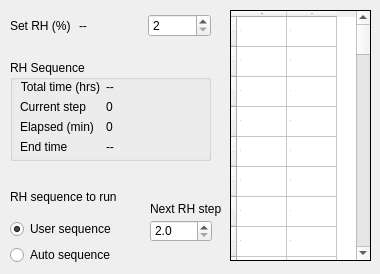
     <widget class="QWidget" name="rh_gen_tab">
      <attribute name="title">
       <string>RH</string>
      </attribute>
      <widget class="QWidget" name="gridLayoutWidget_7">
       <property name="geometry">
        <rect>
         <x>10</x>
         <y>10</y>
         <width>201</width>
         <height>31</height>
        </rect>
       </property>
       <layout class="QGridLayout" name="gridLayout_2">
        <item row="0" column="0">
         <widget class="QLabel" name="set_rh_label">
          <property name="text">
           <string>Set RH (%)</string>
          </property>
         </widget>
        </item>
        <item row="0" column="1">
         <widget class="QLabel" name="rh_display">
          <property name="toolTip">
           <string>&lt;html&gt;&lt;head/&gt;&lt;body&gt;&lt;p&gt;The actual humidity measured by the RH-200 humidity gnerator.&lt;/p&gt;&lt;/body&gt;&lt;/html&gt;</string>
          </property>
          <property name="text">
           <string>--    </string>
          </property>
         </widget>
        </item>
        <item row="0" column="2">
         <widget class="QSpinBox" name="set_rh">
          <property name="toolTip">
           <string>&lt;html&gt;&lt;head/&gt;&lt;body&gt;&lt;p&gt;Set the relative humidity using the RH-200 humidity generator. This is set automatically when a humidity sequence is running.&lt;/p&gt;&lt;/body&gt;&lt;/html&gt;</string>
          </property>
          <property name="minimum">
           <number>2</number>
          </property>
          <property name="singleStep">
           <number>1</number>
          </property>
          <property name="value">
           <number>2</number>
          </property>
         </widget>
        </item>
       </layout>
      </widget>
      <widget class="QGroupBox" name="rh_seq_groupbox">
       <property name="geometry">
        <rect>
         <x>10</x>
         <y>60</y>
         <width>201</width>
         <height>101</height>
        </rect>
       </property>
       <property name="title">
        <string>RH Sequence</string>
       </property>
       <widget class="QWidget" name="formLayoutWidget_3">
        <property name="geometry">
         <rect>
          <x>10</x>
          <y>20</y>
          <width>171</width>
          <height>105</height>
         </rect>
        </property>
        <layout class="QFormLayout" name="seq_indicator_grid">
         <item row="0" column="0">
          <widget class="QLabel" name="tot_seq_time_label">
           <property name="text">
            <string>Total time (hrs)</string>
           </property>
           <property name="alignment">
            <set>Qt::AlignRight|Qt::AlignTrailing|Qt::AlignVCenter</set>
           </property>
          </widget>
         </item>
         <item row="0" column="1">
          <widget class="QLabel" name="tot_rh_seq_time">
           <property name="toolTip">
            <string>Total length of RH sequence in hours.</string>
           </property>
           <property name="text">
            <string>--</string>
           </property>
          </widget>
         </item>
         <item row="1" column="0">
          <widget class="QLabel" name="current_step_label">
           <property name="text">
            <string>Current step</string>
           </property>
           <property name="alignment">
            <set>Qt::AlignRight|Qt::AlignTrailing|Qt::AlignVCenter</set>
           </property>
          </widget>
         </item>
         <item row="1" column="1">
          <widget class="QLabel" name="rh_seq_step">
           <property name="toolTip">
            <string>Current step number of the RH sequence.</string>
           </property>
           <property name="text">
            <string>0</string>
           </property>
          </widget>
         </item>
         <item row="2" column="0">
          <widget class="QLabel" name="elapsed_seq_time_label">
           <property name="text">
            <string>Elapsed (min)</string>
           </property>
          </widget>
         </item>
         <item row="2" column="1">
          <widget class="QLabel" name="elapsed_rh_seq_time">
           <property name="toolTip">
            <string>Elapsed time of the RH sequence.</string>
           </property>
           <property name="text">
            <string>0</string>
           </property>
          </widget>
         </item>
         <item row="3" column="0">
          <widget class="QLabel" name="seq_end_time_label">
           <property name="text">
            <string>End time</string>
           </property>
          </widget>
         </item>
         <item row="3" column="1">
          <widget class="QLabel" name="seq_end_time_display">
           <property name="toolTip">
            <string>Estimated time of completion for the RH sequence.</string>
           </property>
           <property name="text">
            <string>--</string>
           </property>
          </widget>
         </item>
        </layout>
       </widget>
      </widget>
      <widget class="QTableWidget" name="rh_table">
       <property name="geometry">
        <rect>
         <x>230</x>
         <y>10</y>
         <width>141</width>
         <height>251</height>
        </rect>
       </property>
       <property name="font">
        <font>
         <pointsize>-1</pointsize>
        </font>
       </property>
       <property name="toolTip">
        <string>&lt;html&gt;&lt;head/&gt;&lt;body&gt;&lt;p&gt;Sequence of relative humidity to set using the RH-200 relative humidity generator. Time is measured in minutes and relativehumidity (RH) is measured in percent (%). Sequences can be cleared, exported, imported, started, and stopped using the &amp;quot;Humidity&amp;quot; tab on the top menu bar. The sequence can be previewed by selecting the &amp;quot;Preview RH sequence&amp;quot; option in the &amp;quot;RH&amp;quot; tab on the top menu bar.&lt;/p&gt;&lt;/body&gt;&lt;/html&gt;</string>
       </property>
       <property name="frameShape">
        <enum>QFrame::Box</enum>
       </property>
       <property name="frameShadow">
        <enum>QFrame::Plain</enum>
       </property>
       <property name="alternatingRowColors">
        <bool>false</bool>
       </property>
       <property name="selectionMode">
        <enum>QAbstractItemView::ExtendedSelection</enum>
       </property>
       <property name="showGrid">
        <bool>true</bool>
       </property>
       <property name="gridStyle">
        <enum>Qt::SolidLine</enum>
       </property>
       <property name="wordWrap">
        <bool>false</bool>
       </property>
       <property name="cornerButtonEnabled">
        <bool>false</bool>
       </property>
       <attribute name="horizontalHeaderCascadingSectionResizes">
        <bool>false</bool>
       </attribute>
       <attribute name="horizontalHeaderDefaultSectionSize">
        <number>50</number>
       </attribute>
       <attribute name="verticalHeaderCascadingSectionResizes">
        <bool>false</bool>
       </attribute>
       <attribute name="verticalHeaderDefaultSectionSize">
        <number>20</number>
       </attribute>
       <attribute name="verticalHeaderMinimumSectionSize">
        <number>30</number>
       </attribute>
       <attribute name="verticalHeaderShowSortIndicator" stdset="0">
        <bool>false</bool>
       </attribute>
       <row>
        <property name="text">
         <string>1</string>
        </property>
       </row>
       <row>
        <property name="text">
         <string>2</string>
        </property>
       </row>
       <row>
        <property name="text">
         <string>3</string>
        </property>
       </row>
       <row>
        <property name="text">
         <string>4</string>
        </property>
       </row>
       <row>
        <property name="text">
         <string>5</string>
        </property>
       </row>
       <row>
        <property name="text">
         <string>6</string>
        </property>
       </row>
       <row>
        <property name="text">
         <string>7</string>
        </property>
       </row>
       <row>
        <property name="text">
         <string>8</string>
        </property>
       </row>
       <row>
        <property name="text">
         <string>9</string>
        </property>
       </row>
       <row>
        <property name="text">
         <string>10</string>
        </property>
       </row>
       <row>
        <property name="text">
         <string>11</string>
        </property>
       </row>
       <row>
        <property name="text">
         <string>12</string>
        </property>
       </row>
       <row>
        <property name="text">
         <string>13</string>
        </property>
       </row>
       <row>
        <property name="text">
         <string>14</string>
        </property>
       </row>
       <row>
        <property name="text">
         <string>15</string>
        </property>
       </row>
       <row>
        <property name="text">
         <string>16</string>
        </property>
       </row>
       <row>
        <property name="text">
         <string>17</string>
        </property>
       </row>
       <row>
        <property name="text">
         <string>18</string>
        </property>
       </row>
       <row>
        <property name="text">
         <string>19</string>
        </property>
       </row>
       <row>
        <property name="text">
         <string>20</string>
        </property>
       </row>
       <row>
        <property name="text">
         <string>21</string>
        </property>
       </row>
       <row>
        <property name="text">
         <string>22</string>
        </property>
       </row>
       <row>
        <property name="text">
         <string>23</string>
        </property>
       </row>
       <row>
        <property name="text">
         <string>24</string>
        </property>
       </row>
       <row>
        <property name="text">
         <string>25</string>
        </property>
       </row>
       <row>
        <property name="text">
         <string>26</string>
        </property>
       </row>
       <row>
        <property name="text">
         <string>27</string>
        </property>
       </row>
       <row>
        <property name="text">
         <string>28</string>
        </property>
       </row>
       <row>
        <property name="text">
         <string>29</string>
        </property>
       </row>
       <row>
        <property name="text">
         <string>30</string>
        </property>
       </row>
       <row>
        <property name="text">
         <string>31</string>
        </property>
       </row>
       <row>
        <property name="text">
         <string>32</string>
        </property>
       </row>
       <row>
        <property name="text">
         <string>33</string>
        </property>
       </row>
       <row>
        <property name="text">
         <string>34</string>
        </property>
       </row>
       <row>
        <property name="text">
         <string>35</string>
        </property>
       </row>
       <row>
        <property name="text">
         <string>36</string>
        </property>
       </row>
       <row>
        <property name="text">
         <string>37</string>
        </property>
       </row>
       <row>
        <property name="text">
         <string>38</string>
        </property>
       </row>
       <row>
        <property name="text">
         <string>39</string>
        </property>
       </row>
       <row>
        <property name="text">
         <string>40</string>
        </property>
       </row>
       <row>
        <property name="text">
         <string>41</string>
        </property>
       </row>
       <row>
        <property name="text">
         <string>42</string>
        </property>
       </row>
       <row>
        <property name="text">
         <string>43</string>
        </property>
       </row>
       <row>
        <property name="text">
         <string>44</string>
        </property>
       </row>
       <row>
        <property name="text">
         <string>45</string>
        </property>
       </row>
       <row>
        <property name="text">
         <string>46</string>
        </property>
       </row>
       <row>
        <property name="text">
         <string>47</string>
        </property>
       </row>
       <row>
        <property name="text">
         <string>48</string>
        </property>
       </row>
       <row>
        <property name="text">
         <string>49</string>
        </property>
       </row>
       <row>
        <property name="text">
         <string>50</string>
        </property>
       </row>
       <row>
        <property name="text">
         <string>51</string>
        </property>
       </row>
       <row>
        <property name="text">
         <string>52</string>
        </property>
       </row>
       <row>
        <property name="text">
         <string>53</string>
        </property>
       </row>
       <row>
        <property name="text">
         <string>54</string>
        </property>
       </row>
       <row>
        <property name="text">
         <string>55</string>
        </property>
       </row>
       <row>
        <property name="text">
         <string>56</string>
        </property>
       </row>
       <row>
        <property name="text">
         <string>57</string>
        </property>
       </row>
       <row>
        <property name="text">
         <string>58</string>
        </property>
       </row>
       <row>
        <property name="text">
         <string>59</string>
        </property>
       </row>
       <row>
        <property name="text">
         <string>60</string>
        </property>
       </row>
       <column>
        <property name="text">
         <string>Time</string>
        </property>
       </column>
       <column>
        <property name="text">
         <string>RH</string>
        </property>
       </column>
       <item row="0" column="0">
        <property name="text">
         <string>.1</string>
        </property>
       </item>
       <item row="0" column="1">
        <property name="text">
         <string>2</string>
        </property>
       </item>
       <item row="1" column="0">
        <property name="text">
         <string>.1</string>
        </property>
       </item>
       <item row="1" column="1">
        <property name="text">
         <string>3</string>
        </property>
       </item>
       <item row="2" column="0">
        <property name="text">
         <string>.1</string>
        </property>
       </item>
       <item row="2" column="1">
        <property name="text">
         <string>4</string>
        </property>
       </item>
       <item row="3" column="0">
        <property name="text">
         <string>.1</string>
        </property>
       </item>
       <item row="3" column="1">
        <property name="text">
         <string>2</string>
        </property>
       </item>
       <item row="4" column="0">
        <property name="text">
         <string>0</string>
        </property>
       </item>
       <item row="4" column="1">
        <property name="text">
         <string>0</string>
        </property>
       </item>
       <item row="5" column="0">
        <property name="text">
         <string>0</string>
        </property>
       </item>
       <item row="5" column="1">
        <property name="text">
         <string>0</string>
        </property>
       </item>
       <item row="6" column="0">
        <property name="text">
         <string>0</string>
        </property>
       </item>
       <item row="6" column="1">
        <property name="text">
         <string>0</string>
        </property>
       </item>
       <item row="7" column="0">
        <property name="text">
         <string>0</string>
        </property>
       </item>
       <item row="7" column="1">
        <property name="text">
         <string>0</string>
        </property>
       </item>
       <item row="8" column="0">
        <property name="text">
         <string>0</string>
        </property>
       </item>
       <item row="8" column="1">
        <property name="text">
         <string>0</string>
        </property>
       </item>
       <item row="9" column="0">
        <property name="text">
         <string>0</string>
        </property>
       </item>
       <item row="9" column="1">
        <property name="text">
         <string>0</string>
        </property>
       </item>
       <item row="10" column="0">
        <property name="text">
         <string>0</string>
        </property>
       </item>
       <item row="10" column="1">
        <property name="text">
         <string>0</string>
        </property>
       </item>
       <item row="11" column="0">
        <property name="text">
         <string>0</string>
        </property>
       </item>
       <item row="11" column="1">
        <property name="text">
         <string>0</string>
        </property>
       </item>
       <item row="12" column="0">
        <property name="text">
         <string>0</string>
        </property>
       </item>
       <item row="12" column="1">
        <property name="text">
         <string>0</string>
        </property>
       </item>
       <item row="13" column="0">
        <property name="text">
         <string>0</string>
        </property>
       </item>
       <item row="13" column="1">
        <property name="text">
         <string>0</string>
        </property>
       </item>
       <item row="14" column="0">
        <property name="text">
         <string>0</string>
        </property>
       </item>
       <item row="14" column="1">
        <property name="text">
         <string>0</string>
        </property>
       </item>
       <item row="15" column="0">
        <property name="text">
         <string>0</string>
        </property>
       </item>
       <item row="15" column="1">
        <property name="text">
         <string>0</string>
        </property>
       </item>
       <item row="16" column="0">
        <property name="text">
         <string>0</string>
        </property>
       </item>
       <item row="16" column="1">
        <property name="text">
         <string>0</string>
        </property>
       </item>
       <item row="17" column="0">
        <property name="text">
         <string>0</string>
        </property>
       </item>
       <item row="17" column="1">
        <property name="text">
         <string>0</string>
        </property>
       </item>
       <item row="18" column="0">
        <property name="text">
         <string>0</string>
        </property>
       </item>
       <item row="18" column="1">
        <property name="text">
         <string>0</string>
        </property>
       </item>
       <item row="19" column="0">
        <property name="text">
         <string>0</string>
        </property>
       </item>
       <item row="19" column="1">
        <property name="text">
         <string>0</string>
        </property>
       </item>
       <item row="20" column="0">
        <property name="text">
         <string>0</string>
        </property>
       </item>
       <item row="20" column="1">
        <property name="text">
         <string>0</string>
        </property>
       </item>
       <item row="21" column="0">
        <property name="text">
         <string>0</string>
        </property>
       </item>
       <item row="21" column="1">
        <property name="text">
         <string>0</string>
        </property>
       </item>
       <item row="22" column="0">
        <property name="text">
         <string>0</string>
        </property>
       </item>
       <item row="22" column="1">
        <property name="text">
         <string>0</string>
        </property>
       </item>
       <item row="23" column="0">
        <property name="text">
         <string>0</string>
        </property>
       </item>
       <item row="23" column="1">
        <property name="text">
         <string>0</string>
        </property>
       </item>
       <item row="24" column="0">
        <property name="text">
         <string>0</string>
        </property>
       </item>
       <item row="24" column="1">
        <property name="text">
         <string>0</string>
        </property>
       </item>
       <item row="25" column="0">
        <property name="text">
         <string>0</string>
        </property>
       </item>
       <item row="25" column="1">
        <property name="text">
         <string>0</string>
        </property>
       </item>
       <item row="26" column="0">
        <property name="text">
         <string>0</string>
        </property>
       </item>
       <item row="26" column="1">
        <property name="text">
         <string>0</string>
        </property>
       </item>
       <item row="27" column="0">
        <property name="text">
         <string>0</string>
        </property>
       </item>
       <item row="27" column="1">
        <property name="text">
         <string>0</string>
        </property>
       </item>
       <item row="28" column="0">
        <property name="text">
         <string>0</string>
        </property>
       </item>
       <item row="28" column="1">
        <property name="text">
         <string>0</string>
        </property>
       </item>
       <item row="29" column="0">
        <property name="text">
         <string>0</string>
        </property>
       </item>
       <item row="29" column="1">
        <property name="text">
         <string>0</string>
        </property>
       </item>
       <item row="30" column="0">
        <property name="text">
         <string>0</string>
        </property>
       </item>
       <item row="30" column="1">
        <property name="text">
         <string>0</string>
        </property>
       </item>
       <item row="31" column="0">
        <property name="text">
         <string>0</string>
        </property>
       </item>
       <item row="31" column="1">
        <property name="text">
         <string>0</string>
        </property>
       </item>
       <item row="32" column="0">
        <property name="text">
         <string>0</string>
        </property>
       </item>
       <item row="32" column="1">
        <property name="text">
         <string>0</string>
        </property>
       </item>
       <item row="33" column="0">
        <property name="text">
         <string>0</string>
        </property>
       </item>
       <item row="33" column="1">
        <property name="text">
         <string>0</string>
        </property>
       </item>
       <item row="34" column="0">
        <property name="text">
         <string>0</string>
        </property>
       </item>
       <item row="34" column="1">
        <property name="text">
         <string>0</string>
        </property>
       </item>
       <item row="35" column="0">
        <property name="text">
         <string>0</string>
        </property>
       </item>
       <item row="35" column="1">
        <property name="text">
         <string>0</string>
        </property>
       </item>
       <item row="36" column="0">
        <property name="text">
         <string>0</string>
        </property>
       </item>
       <item row="36" column="1">
        <property name="text">
         <string>0</string>
        </property>
       </item>
       <item row="37" column="0">
        <property name="text">
         <string>0</string>
        </property>
       </item>
       <item row="37" column="1">
        <property name="text">
         <string>0</string>
        </property>
       </item>
       <item row="38" column="0">
        <property name="text">
         <string>0</string>
        </property>
       </item>
       <item row="38" column="1">
        <property name="text">
         <string>0</string>
        </property>
       </item>
       <item row="39" column="0">
        <property name="text">
         <string>0</string>
        </property>
       </item>
       <item row="39" column="1">
        <property name="text">
         <string>0</string>
        </property>
       </item>
       <item row="40" column="0">
        <property name="text">
         <string>0</string>
        </property>
       </item>
       <item row="40" column="1">
        <property name="text">
         <string>0</string>
        </property>
       </item>
       <item row="41" column="0">
        <property name="text">
         <string>0</string>
        </property>
       </item>
       <item row="41" column="1">
        <property name="text">
         <string>0</string>
        </property>
       </item>
       <item row="42" column="0">
        <property name="text">
         <string>0</string>
        </property>
       </item>
       <item row="42" column="1">
        <property name="text">
         <string>0</string>
        </property>
       </item>
       <item row="43" column="0">
        <property name="text">
         <string>0</string>
        </property>
       </item>
       <item row="43" column="1">
        <property name="text">
         <string>0</string>
        </property>
       </item>
       <item row="44" column="0">
        <property name="text">
         <string>0</string>
        </property>
       </item>
       <item row="44" column="1">
        <property name="text">
         <string>0</string>
        </property>
       </item>
       <item row="45" column="0">
        <property name="text">
         <string>0</string>
        </property>
       </item>
       <item row="45" column="1">
        <property name="text">
         <string>0</string>
        </property>
       </item>
       <item row="46" column="0">
        <property name="text">
         <string>0</string>
        </property>
       </item>
       <item row="46" column="1">
        <property name="text">
         <string>0</string>
        </property>
       </item>
       <item row="47" column="0">
        <property name="text">
         <string>0</string>
        </property>
       </item>
       <item row="47" column="1">
        <property name="text">
         <string>0</string>
        </property>
       </item>
       <item row="48" column="0">
        <property name="text">
         <string>0</string>
        </property>
       </item>
       <item row="48" column="1">
        <property name="text">
         <string>0</string>
        </property>
       </item>
       <item row="49" column="0">
        <property name="text">
         <string>0</string>
        </property>
       </item>
       <item row="49" column="1">
        <property name="text">
         <string>0</string>
        </property>
       </item>
       <item row="50" column="0">
        <property name="text">
         <string>0</string>
        </property>
       </item>
       <item row="50" column="1">
        <property name="text">
         <string>0</string>
        </property>
       </item>
       <item row="51" column="0">
        <property name="text">
         <string>0</string>
        </property>
       </item>
       <item row="51" column="1">
        <property name="text">
         <string>0</string>
        </property>
       </item>
       <item row="52" column="0">
        <property name="text">
         <string>0</string>
        </property>
       </item>
       <item row="52" column="1">
        <property name="text">
         <string>0</string>
        </property>
       </item>
       <item row="53" column="0">
        <property name="text">
         <string>0</string>
        </property>
       </item>
       <item row="53" column="1">
        <property name="text">
         <string>0</string>
        </property>
       </item>
       <item row="54" column="0">
        <property name="text">
         <string>0</string>
        </property>
       </item>
       <item row="54" column="1">
        <property name="text">
         <string>0</string>
        </property>
       </item>
       <item row="55" column="0">
        <property name="text">
         <string>0</string>
        </property>
       </item>
       <item row="55" column="1">
        <property name="text">
         <string>0</string>
        </property>
       </item>
       <item row="56" column="0">
        <property name="text">
         <string>0</string>
        </property>
       </item>
       <item row="56" column="1">
        <property name="text">
         <string>0</string>
        </property>
       </item>
       <item row="57" column="0">
        <property name="text">
         <string>0</string>
        </property>
       </item>
       <item row="57" column="1">
        <property name="text">
         <string>0</string>
        </property>
       </item>
       <item row="58" column="0">
        <property name="text">
         <string>0</string>
        </property>
       </item>
       <item row="58" column="1">
        <property name="text">
         <string>0</string>
        </property>
       </item>
       <item row="59" column="0">
        <property name="text">
         <string>0</string>
        </property>
       </item>
       <item row="59" column="1">
        <property name="text">
         <string>0</string>
        </property>
       </item>
      </widget>
      <widget class="QWidget" name="verticalLayoutWidget_2">
       <property name="geometry">
        <rect>
         <x>10</x>
         <y>180</y>
         <width>121</width>
         <height>85</height>
        </rect>
       </property>
       <layout class="QVBoxLayout" name="auto_mode_layout">
        <item>
         <widget class="QLabel" name="auto_seq_label">
          <property name="text">
           <string>RH sequence to run</string>
          </property>
          <property name="alignment">
           <set>Qt::AlignJustify|Qt::AlignVCenter</set>
          </property>
         </widget>
        </item>
        <item>
         <widget class="QRadioButton" name="user_seq_mode">
          <property name="text">
           <string>User sequence</string>
          </property>
          <property name="checked">
           <bool>true</bool>
          </property>
         </widget>
        </item>
        <item>
         <widget class="QRadioButton" name="auto_seq_mode">
          <property name="enabled">
           <bool>true</bool>
          </property>
          <property name="text">
           <string>Auto sequence</string>
          </property>
         </widget>
        </item>
       </layout>
      </widget>
      <widget class="QDoubleSpinBox" name="rh_to_add">
       <property name="geometry">
        <rect>
         <x>150</x>
         <y>220</y>
         <width>62</width>
         <height>22</height>
        </rect>
       </property>
       <property name="decimals">
        <number>1</number>
       </property>
       <property name="minimum">
        <double>2.000000000000000</double>
       </property>
       <property name="maximum">
        <double>96.000000000000000</double>
       </property>
      </widget>
      <widget class="QLabel" name="next_rh_step_label">
       <property name="geometry">
        <rect>
         <x>150</x>
         <y>200</y>
         <width>71</width>
         <height>17</height>
        </rect>
       </property>
       <property name="text">
        <string>Next RH step</string>
       </property>
       <property name="alignment">
        <set>Qt::AlignJustify|Qt::AlignVCenter</set>
       </property>
      </widget>
     </widget>
